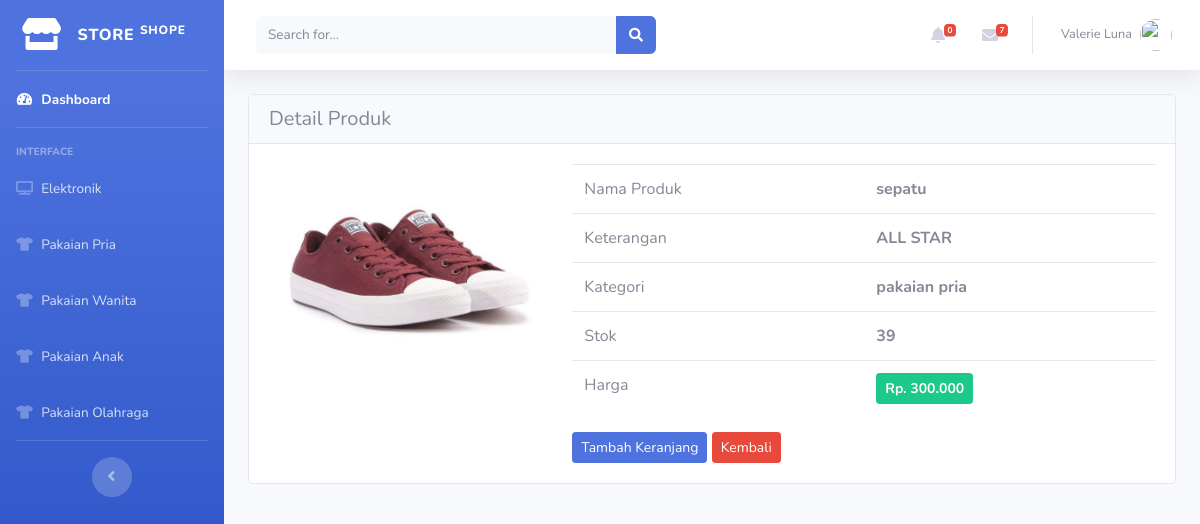
Screenshot of /index.php/dashboard/detail/1 with the database file from the repository.
### tables this page shows
CREATE TABLE `tb_barang` (
  `id_barang` int(11) NOT NULL,
  `nama_brg` varchar(50) NOT NULL,
  `keterangan` varchar(50) NOT NULL,
  `kategori` varchar(60) NOT NULL,
  `harga` int(11) NOT NULL,
  `stok` int(11) NOT NULL,
  `gambar` text NOT NULL
);

### application/controllers/Dashboard.php (called while the page is built, shortened)
<?php
class Dashboard extends CI_Controller
{
	public function __construct()
	{
		$this->load->model('model_barang');
	}
	public function detail($id_brg)
	{
		$data['barang'] = $this->model_barang->detail_brg($id_brg);
		$this->load->view('template/header');
		$this->load->view('template/sidebar');
		$this->load->view('detail_barang',$data);
		$this->load->view('template/footer');
	}
}

### index.php (called while the page is built, shortened)
<?php
require_once BASEPATH.'core/CodeIgniter.php';

### application/models/Model_barang.php (called while the page is built, shortened)
<?php
class Model_barang extends CI_Model
{
    public function detail_brg($id_brg)
    {
        $result = $this->db->where('id_barang', $id_brg)->get('tb_barang');
        if ($result->num_rows() > 0) {
            return $result->result();
        } else {
            return false;
        }
    }
}

### application/views/detail_barang.php (the view, shortened to what this page needs)
<div class="container-fluid">
    <div class="card">
        <h5 class="card-header"> Detail Produk</h5>
        <div class="card-body">
            <?php foreach ($barang as $brg) { ?>
                <div class="row">
                    <div class="col-md-4">
                        <img src="<?php echo base_url() . '/upload/' . $brg->gambar ?>" class="card-img-top">
                    </div>
                    <div class="col-md-8">
                        <table class="table">
                            <tr>
                                <td>Nama Produk</td>
                                <td><strong><?php echo $brg->nama_brg ?></strong></td>
                            </tr>
                            <tr>
                                <td>Keterangan</td>
                                <td><strong><?php echo $brg->keterangan ?></strong></td>
                            </tr>
                            <tr>
                                <td>Kategori</td>
                                <td><strong><?php echo $brg->kategori ?></strong></td>
                            </tr>
                            <tr>
                                <td>Stok</td>
                                <td><strong><?php echo $brg->stok ?></strong></td>
                            </tr>
                            <tr>
                                <td>Harga</td>
                                <td> <strong>
                                        <div class="btn btn-sm btn-success">Rp. <?php echo number_format($brg->harga, 0, ',', '.') ?>
                                    </strong>
                    </div>
                    <a href="<?php echo site_url('dashboard/tambah_ke_keranjang/' . $brg->id_barang) ?>"
                    class="btn btn-sm btn-primary">Tambah Keranjang</a>
                    <a href="<?php echo site_url('dashboard')?>" class="btn btn-sm btn-danger">Kembali</a>
                </div>
        </div>
    <?php } ?>
    </div>
</div>
</div>

### rows the page displays
tb_barang: gambar (picture), nama_brg "sepatu", keterangan "ALL STAR", kategori "pakaian pria", stok "39", harga "300.000"

### other values shown
$keranjang "0"
